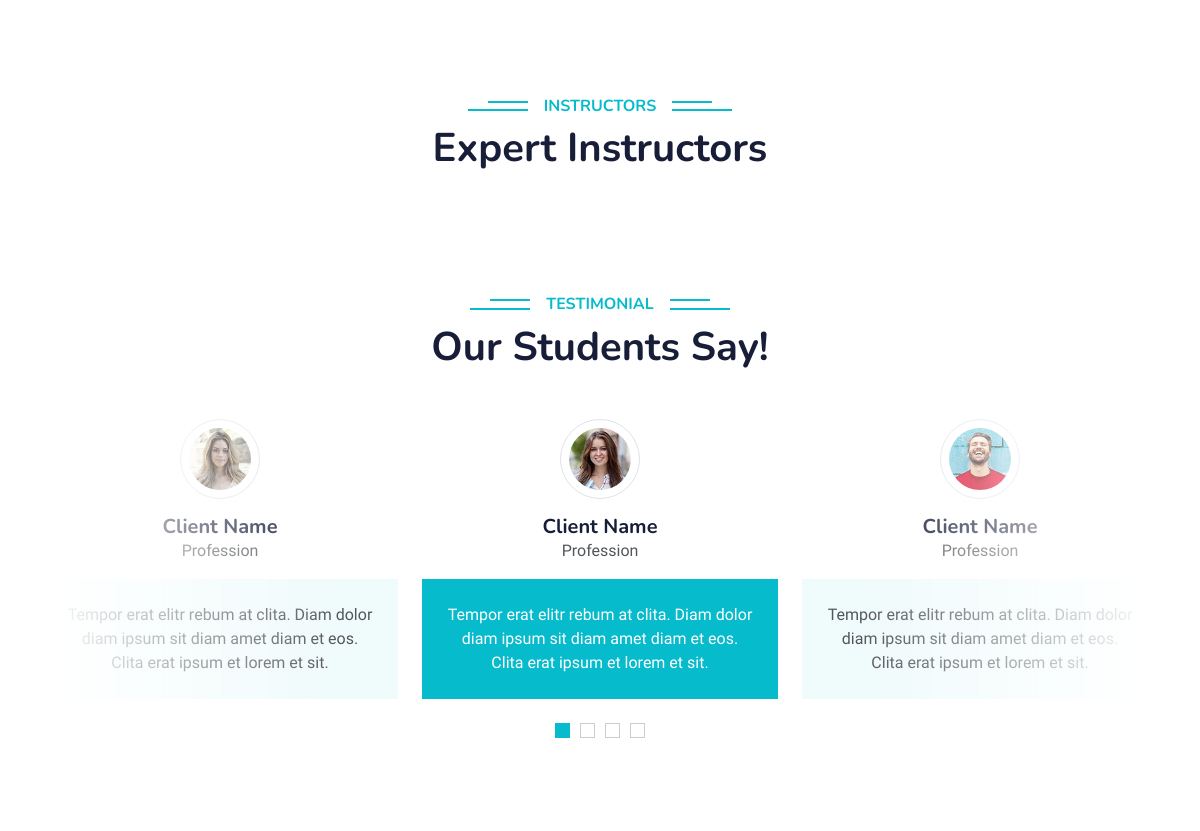
Before: / (middle part) with the older database file.
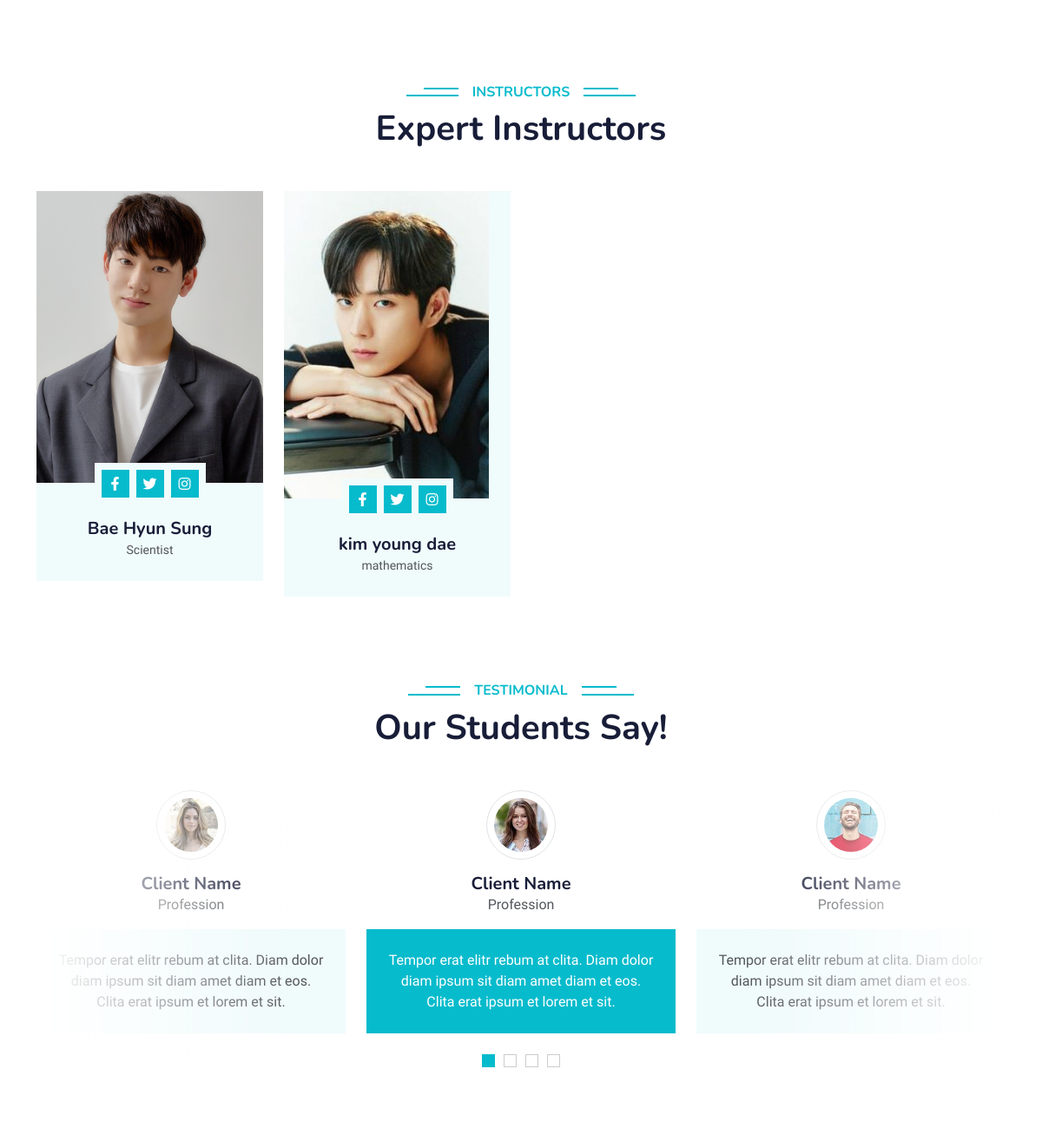
After: the same page with the newer database file.
### tables this page shows
CREATE TABLE `instruktur` (
  `id` int(11) NOT NULL,
  `nama_instruktur` varchar(100) NOT NULL,
  `jurusan_instruktur` varchar(50) NOT NULL,
  `fb_link` varchar(50) DEFAULT NULL,
  `ig_link` varchar(50) DEFAULT NULL,
  `twitter_link` varchar(50) DEFAULT NULL,
  `created_at` timestamp NOT NULL DEFAULT current_timestamp(),
  `update_at` timestamp NOT NULL DEFAULT current_timestamp() ON UPDATE current_timestamp(),
  `foto` varchar(100) NOT NULL
);

### index.php (the view, shortened to what this page needs)
<?php
include 'admin/koneksi.php';
$queryInstruktur = mysqli_query($koneksi, "SELECT * FROM instruktur ORDER BY id DESC LIMIT 4");
?>
<!DOCTYPE html>
<html lang="en">
<head>
    <?php include 'inc/head.php'; ?>
</head>
<body>
    <div class="container-xxl py-5">
    </div>
    <div class="container-xxl py-5">
        <div class="container">
            <div class="text-center wow fadeInUp" data-wow-delay="0.1s">
                <h6 class="section-title bg-white text-center text-primary px-3">Instructors</h6>
                <h1 class="mb-5">Expert Instructors</h1>
            </div>
            <div class="row g-4">
                <?php while ($rowInstruktur = mysqli_fetch_assoc($queryInstruktur)): ?>
                    <div class="col-lg-3 col-md-6 wow fadeInUp" data-wow-delay="0.1s">
                        <div class="team-item bg-light">
                            <div class="overflow-hidden">
                                <img class="img-fluid" src="admin/upload/<?php echo $rowInstruktur['foto'] ?>" alt="">
                            </div>
                            <div class="position-relative d-flex justify-content-center" style="margin-top: -23px;">
                                <div class="bg-light d-flex justify-content-center pt-2 px-1">
                                    <a class="btn btn-sm-square btn-primary mx-1" href=""><i class="fab fa-facebook-f"></i></a>
                                    <a class="btn btn-sm-square btn-primary mx-1" href=""><i class="fab fa-twitter"></i></a>
                                    <a class="btn btn-sm-square btn-primary mx-1" href=""><i class="fab fa-instagram"></i></a>
                                </div>
                            </div>
                            <div class="text-center p-4">
                                <h5 class="mb-0"><?php echo $rowInstruktur['nama_instruktur'] ?></h5>
                                <small><?php echo $rowInstruktur['jurusan_instruktur'] ?></small>
                            </div>
                        </div>
                    </div>
                <?php endwhile ?>
            </div>
        </div>
    </div>
    <div class="container-xxl py-5 wow fadeInUp" data-wow-delay="0.1s">
        <div class="container">
            <div class="text-center">
                <h6 class="section-title bg-white text-center text-primary px-3">Testimonial</h6>
                <h1 class="mb-5">Our Students Say!</h1>
            </div>
            <div class="owl-carousel testimonial-carousel position-relative">
                <div class="testimonial-item text-center">
                    <img class="border rounded-circle p-2 mx-auto mb-3" src="img/testimonial-1.jpg" style="width: 80px; height: 80px;">
                    <h5 class="mb-0">Client Name</h5>
                    <p>Profession</p>
                    <div class="testimonial-text bg-light text-center p-4">
                        <p class="mb-0">Tempor erat elitr rebum at clita. Diam dolor diam ipsum sit diam amet diam et eos. Clita erat ipsum et lorem et sit.</p>
                    </div>
                </div>
                <div class="testimonial-item text-center">
                    <img class="border rounded-circle p-2 mx-auto mb-3" src="img/testimonial-2.jpg" style="width: 80px; height: 80px;">
                    <h5 class="mb-0">Client Name</h5>
                    <p>Profession</p>
                    <div class="testimonial-text bg-light text-center p-4">
                        <p class="mb-0">Tempor erat elitr rebum at clita. Diam dolor diam ipsum sit diam amet diam et eos. Clita erat ipsum et lorem et sit.</p>
                    </div>
                </div>
                <div class="testimonial-item text-center">
                    <img class="border rounded-circle p-2 mx-auto mb-3" src="img/testimonial-4.jpg" style="width: 80px; height: 80px;">
                    <h5 class="mb-0">Client Name</h5>
                    <p>Profession</p>
                    <div class="testimonial-text bg-light text-center p-4">
                        <p class="mb-0">Tempor erat elitr rebum at clita. Diam dolor diam ipsum sit diam amet diam et eos. Clita erat ipsum et lorem et sit.</p>
                    </div>
                </div>
            </div>
        </div>
    </div>
</body>
</html>

### inc/head.php (shortened to what this page needs)
<link href="https://cdnjs.cloudflare.com/ajax/libs/font-awesome/5.10.0/css/all.min.css" rel="stylesheet">
<link href="https://cdn.jsdelivr.net/npm/bootstrap-icons@1.4.1/font/bootstrap-icons.css" rel="stylesheet">
<link href="assets/depan/lib/animate/animate.min.css" rel="stylesheet">
<link href="assets/depan/lib/owlcarousel/assets/owl.carousel.min.css" rel="stylesheet">
<link href="assets/depan/css/bootstrap.min.css" rel="stylesheet">
<link href="assets/depan/css/style.css" rel="stylesheet">

### assets/depan/css/style.css (style rules this page uses)
:root { --primary: #06BBCC; --light: #F0FBFC; --dark: #181d38; }
.btn { font-family: 'Nunito', sans-serif; font-weight: 600; transition: .5s; }
.btn.btn-primary, .btn.btn-secondary { color: #FFFFFF; }
.btn-sm-square { width: 32px; height: 32px; }
.btn-square, .btn-sm-square, .btn-lg-square { padding: 0; display: flex; align-items: center; justify-content: center; font-weight: normal; border-radius: 0px; }
.section-title { position: relative; display: inline-block; text-transform: uppercase; }
.section-title::before { position: absolute; content: ""; width: calc(100% + 80px); height: 2px; top: 4px; left: -40px; background: var(--primary); z-index: -1; }
.section-title::after { position: absolute; content: ""; width: calc(100% + 120px); height: 2px; bottom: 5px; left: -60px; background: var(--primary); z-index: -1; }
.team-item img { transition: .5s; }
.testimonial-carousel::before { position: absolute; content: ""; top: 0; left: 0; height: 100%; width: 0; background: linear-gradient(to right, rgba(255, 255, 255, 1) 0%, rgba(255, 255, 255, 0) 100%); z-index: 1; }
.testimonial-carousel::after { position: absolute; content: ""; top: 0; right: 0; height: 100%; width: 0; background: linear-gradient(to left, rgba(255, 255, 255, 1) 0%, rgba(255, 255, 255, 0) 100%); z-index: 1; }
@media (min-width: 768px) { .testimonial-carousel::before, .testimonial-carousel::after { width: 200px; } }
@media (min-width: 992px) { .testimonial-carousel::before, .testimonial-carousel::after { width: 300px; } }
.testimonial-carousel .owl-item .testimonial-text, .testimonial-carousel .owl-item.center .testimonial-text * { transition: .5s; }
.testimonial-carousel .owl-item.center .testimonial-text { background: var(--primary) !important; }
.testimonial-carousel .owl-item.center .testimonial-text * { color: #FFFFFF !important; }

Changed rows visible on the page:
added instruktur: foto (picture), nama_instruktur "Bae Hyun Sung", jurusan_instruktur "Scientist"
added instruktur: foto (picture), nama_instruktur "kim young dae", jurusan_instruktur "mathematics"
